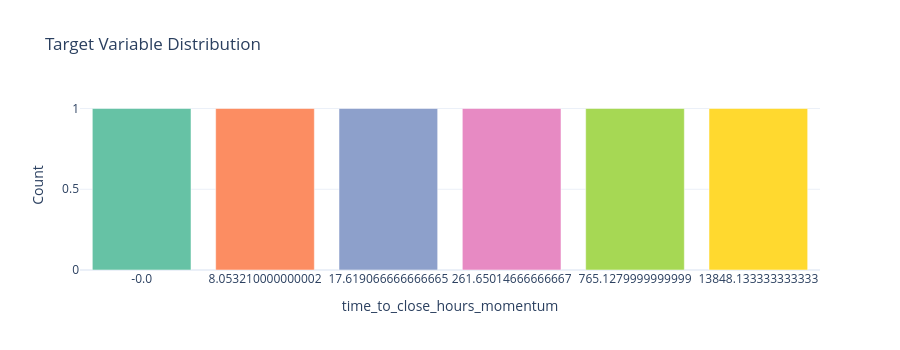

The code cell stored with this chart in its notebook:
### Markdown cell above
## 2.4 Target Variable Analysis

Understanding target distribution is critical for:
- **Class imbalance** affects model training and evaluation metrics
- **Business context** helps interpret what we're trying to predict
- **Sampling strategies** depend on imbalance severity

### Code cell
from customer_retention.core.compat import native_pd as _pd
from customer_retention.core.compat import to_pandas

print("=" * 60)
print(f"TARGET VARIABLE DISTRIBUTION: {findings.target_column}")
print("=" * 60)

if findings.target_column and findings.target_column in df.columns:
    target_series = df[findings.target_column]
    target_counts = target_series.value_counts().sort_index()
    if hasattr(target_counts, 'to_pandas'):
        target_counts = target_counts.to_pandas()

    # Create distribution table
    dist_data = []
    for val, count in target_counts.items():
        pct = count / len(df) * 100
        dist_data.append({
            findings.target_column: val,
            "count": count,
            "percentage": f"{pct:.3f}"
        })

    dist_df = native_pd.DataFrame(dist_data)
    display_table(dist_df)

    # Calculate imbalance metrics
    if len(target_counts) == 2:
        majority = target_counts.max()
        minority = target_counts.min()
        minority_class = target_counts.idxmin()
        imbalance_ratio = majority / minority
        retention_rate = target_counts.get(1, 0) / len(df) * 100

        print(f"\nImbalance ratio: {imbalance_ratio:.2f}:1 (minority class: {minority_class})")
        print(f"Retention rate: {retention_rate:.1f}%")

        # Business context
        if retention_rate > 70:
            print(f"\n📊 Business Context: {retention_rate:.0f}% retention is healthy!")
            print("   Churned customers are the minority class we want to predict.")
        elif retention_rate > 50:
            print(f"\n📊 Business Context: {retention_rate:.0f}% retention is moderate.")
            print("   Balanced focus on both retention and churn prediction.")
        else:
            print(f"\n⚠️ Business Context: {retention_rate:.0f}% retention is concerning!")
            print("   High churn rate requires urgent attention.")

        # Modeling recommendations based on imbalance
        print("\n⚠️  Class imbalance considerations for modeling:")
        print("   - Use stratified sampling for train/test splits")
        print("   - Consider class weights in model training")
        print("   - Evaluate with Precision-Recall AUC (not just ROC-AUC)")
        print("   - Focus on recall for churned class (catch at-risk customers)")

        # Add imbalance strategy recommendation
        if imbalance_ratio < 3:
            strategy = "stratified_sampling"
            rationale = f"Mild imbalance ({imbalance_ratio:.2f}:1) - stratified sampling sufficient"
            print("   - SMOTE not needed (imbalance is mild)")
        elif imbalance_ratio < 5:
            strategy = "class_weights"
            rationale = f"Moderate imbalance ({imbalance_ratio:.2f}:1) - use class weights"
            print("   - SMOTE may not be necessary (imbalance is moderate)")
        else:
            strategy = "smote"
            rationale = f"Severe imbalance ({imbalance_ratio:.2f}:1) - consider SMOTE"
            print("   - Consider SMOTE or undersampling (imbalance is severe)")

        registry.add_bronze_imbalance_strategy(
            target_column=findings.target_column,
            imbalance_ratio=imbalance_ratio,
            minority_class=minority_class,
            strategy=strategy,
            rationale=rationale,
            source_notebook="02_source_integrity"
        )

        # Visualization
        fig = make_subplots(rows=1, cols=2, specs=[[{"type": "pie"}, {"type": "bar"}]],
                           subplot_titles=["Class Distribution", "Count Comparison"])

        labels = [f"{'Retained' if v == 1 else 'Churned'} ({v})" for v in target_counts.index]
        fig.add_trace(go.Pie(labels=labels, values=target_counts.to_numpy(), hole=0.4,
                            marker_colors=["#2ecc71", "#e74c3c"]), row=1, col=1)
        fig.add_trace(go.Bar(x=labels, y=target_counts.to_numpy(),
                            marker_color=["#e74c3c", "#2ecc71"]), row=1, col=2)

        fig.update_layout(height=350, title_text="Target Variable Distribution",
                         showlegend=False, template="plotly_white")
        display_figure(fig)
    else:
        print(f"\nMulticlass target with {len(target_counts)} classes")

        fig = go.Figure(go.Bar(x=[str(v) for v in target_counts.index], y=target_counts.to_numpy(),
                               marker_color=px.colors.qualitative.Set2[:len(target_counts)]))
        fig.update_layout(height=350, title_text="Target Variable Distribution",
                         xaxis_title=findings.target_column, yaxis_title="Count",
                         template="plotly_white")
        display_figure(fig)
else:
    print("\n⚠️ No target column detected or specified.")
    print("   Set target_hint parameter in DataExplorer.explore() or")
    print("   manually specify in findings.target_column")

### Figure 1 — Plotly figure (JSON) as saved in the notebook; plotly's stock layout.template omitted (floating-point values rounded to 4 significant figures)
{"data": [{"marker": {"color": ["rgb(102,194,165)", "rgb(252,141,98)", "rgb(141,160,203)", "rgb(231,138,195)", "rgb(166,216,84)", "rgb(255,217,47)"]}, "type": "bar", "x": ["-0.0", "8.053210000000002", "17.619066666666665", "261.65014666666667", "765.1279999999999", "13848.133333333333"], "y": [1, 1, 1, 1, 1, 1]}], "layout": {"height": 350, "title": {"text": "Target Variable Distribution"}, "xaxis": {"title": {"text": "time_to_close_hours_momentum"}}, "yaxis": {"title": {"text": "Count"}}}}
